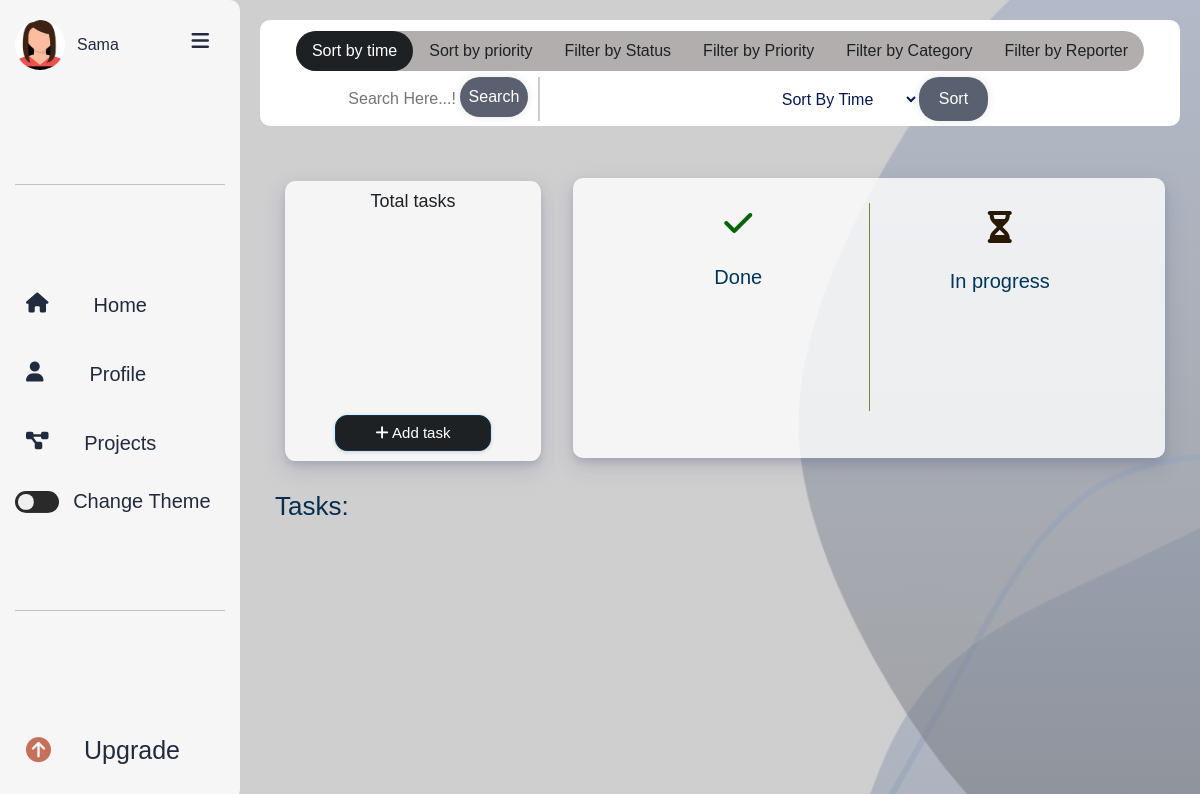
Screenshot of /task-table.php (signed in) with the database file from the repository.
### tables this page shows
CREATE TABLE `user` (
  `user_id` int(11) NOT NULL,
  `user_name` varchar(255) NOT NULL,
  `user_email` varchar(255) NOT NULL,
  `user_phone` varchar(255) NOT NULL,
  `user_password` varchar(255) NOT NULL,
  `avatar_id` int(11) NOT NULL,
  `role_id` int(11) NOT NULL,
  `plan_id` int(11) DEFAULT NULL,
  `gender` varchar(255) NOT NULL
);

CREATE TABLE `avatar` (
  `avatar_id` int(11) NOT NULL,
  `avatar_name` varchar(255) NOT NULL,
  `avatar_image` longtext NOT NULL
);

### task-table.php (the view, shortened to what this page needs)
<?php
include 'connect.php';
?>
<!DOCTYPE html>
<html lang="en">
<head>
  <link rel="stylesheet" href="https://cdnjs.cloudflare.com/ajax/libs/font-awesome/6.5.1/css/all.min.css">
  <link href="https://cdn.jsdelivr.net/npm/bootstrap@5.0.2/dist/css/bootstrap.min.css" rel="stylesheet"
>
  <link rel="stylesheet" href="css/tasks.css">
</head>
<body>
  <div class="table-container">
    <?php include('theside.php'); ?>
    <div class="restTable" id="mainDiv">
      <div class="all-inputs">
        <div class="sort-strap">
          <ul class="nav nav-pills " id="pills-tab" role="tablist">
            <li class="nav-item" role="presentation">
              <button class="nav-link active" id="pills-time-tab" data-bs-toggle="pill" data-bs-target="#pills-time"
                type="button" role="tab" aria-controls="pills-time" aria-selected="true">Sort by time</button>
            </li>
            <li class="nav-item" role="presentation">
              <button class="nav-link" id="pills-priority-tab" data-bs-toggle="pill" data-bs-target="#pills-priority"
                type="button" role="tab" aria-controls="pills-priority" aria-selected="false">Sort by priority </button>
            </li>
            <li class="nav-item" role="presentation">
              <button class="nav-link" id="pills-filter1-tab" data-bs-toggle="pill" data-bs-target="#pills-filter1"
                type="button" role="tab" aria-controls="pills-filter1" aria-selected="false">Filter by Status </button>
            </li>
            <li class="nav-item" role="presentation">
              <button class="nav-link" id="pills-filter2-tab" data-bs-toggle="pill" data-bs-target="#pills-filter2"
                type="button" role="tab" aria-controls="pills-filter2" aria-selected="false">Filter by Priority
              </button>
            </li>
            <li class="nav-item" role="presentation">
              <button class="nav-link" id="pills-filter3-tab" data-bs-toggle="pill" data-bs-target="#pills-filter3"
                type="button" role="tab" aria-controls="pills-filter3" aria-selected="false">Filter by Category
              </button>
            </li>
            <li class="nav-item" role="presentation">
              <button class="nav-link" id="pills-filter4-tab" data-bs-toggle="pill" data-bs-target="#pills-filter4"
                type="button" role="tab" aria-controls="pills-filter4" aria-selected="false">Filter by Reporter</button>
            </li>
          </ul>
          <div class="search-plus">
            <form method="POST">
              <div class="search">
                <input type="text" name="text" placeholder="Search Here...!">
                <button class="go-button" type="submit" name="search">Search</button>
              </div>
            </form>
            <form method="POST">
              <div class="tab-content" id="pills-tabContent">
                <div class="tab-pane fade show active" id="pills-time" role="tabpanel" aria-labelledby="pills-time-tab">
                  <select name="sort_time" id="dropdown" class="sort-dropdown">
                    <option disabled selected value="">Sort By Time</option>
                  </select>
                  <button class="go-button" type="submit" name="sort_submit">Sort</button>
                </div>
              </div>
            </form>
          </div>
        </div>
      </div>
      <div class="first_section">
        <div class="add_task">
          <h2>Total tasks</h2>
          <button class="add_task_btn" onclick="addtask()">
            <a href="#"> <i class="fa-solid fa-plus"></i> Add task</a>
          </button>
        </div>
        <div class="count">
          <div class="done">
            <i class="fa-solid fa-check"></i>
            <h2>Done</h2>
          </div>
          <div class="in_progress">
            <i class="fa-solid fa-hourglass-half"></i>
            <h2>In progress</h2>
          </div>
        </div>
      </div>
      <h2 class="title">Tasks:</h2>
    </div>
  </div>
</body>
</html>

### theside.php (shortened to what this page needs)
<?php
include('connect.php');
if(isset($_SESSION['user_id'])){
$user_id = $_SESSION['user_id'];
$select = "SELECT * FROM `user`JOIN `avatar` ON `user`.`avatar_id`=`avatar`.`avatar_id` WHERE `user_id`='$user_id'";
$run_select = mysqli_query($connect, $select);
$select_plan = "SELECT plan_id FROM user WHERE user_id = $user_id";
$result = mysqli_query($connect, $select_plan);
$fetch_plan = mysqli_fetch_assoc($result);
$plan_id = $fetch_plan['plan_id'];
?>
<!DOCTYPE html>
<html lang="en">
<head>
    <link rel="stylesheet" href="https://cdnjs.cloudflare.com/ajax/libs/font-awesome/6.6.0/css/all.min.css"
 />
    <link rel="stylesheet" href="css/theside.css">
</head>
<body>
    <div class="side-nav-all">
        <div class="my-side-nav" id="sideNav">
            <div class="top">
                <div class="side-acc">
                    <?php foreach ($run_select as $data) { ?>
                        <div class="user-img"><img src="<?php echo 'img/' . $data['avatar_image']; ?>"
                                alt="<?php echo $data['avatar_image']; ?>"></div>
                        <p> <?php echo $data['user_name']; ?> </p>
                    <?php } ?>
                </div>
                <i class="fa-bars fa-solid btn-side btn-lg" id="toggleBtn"></i>
            </div>
            <hr class="break">
            <div class="middle">
                <div class="side-icons">
                    <a href="home.php" class="items">
                        <i class="fa-home fa-solid"></i>
                        <p>Home</p>
                    </a>
                </div>
                <div class="side-icons">
                    <a href="profileU.php" class="items">
                        <i class="fa-solid fa-user"></i>
                        <p>Profile</p>
                    </a>
                </div>
                <div class="side-icons">
                    <a href="projects.php" class="items">
                        <i class="fa-diagram-project fa-solid"></i>
                        <p>Projects</p>
                    </a>
                </div>
                <div class="side-icons ">
                    <input type="checkbox" class="theme-checkbox" id="theme-toggle">
                    <p>Change Theme</p>
                </div>
            </div>
            <hr class="break">
            <div class="logout">
                <?php if (!is_null($plan_id) && $plan_id !== ''): ?>
                    <div class="logout-cont">
                        <a href="upgrade.php">
                            <i class="fa-solid fa-circle-arrow-up"></i>
                            <p>Upgrade</p>
                        </a>
                    </div>
                <?php endif; ?>
            </div>
        </div>
    </div>
</body>
</html>
<?php } ?>

### css/tasks.css (style rules this page uses)
* { padding: 0; margin: 0; box-sizing: border-box; font-family: Arial, Helvetica, sans-serif; }
.add_task { background-color: #ffffffcb !important; display: flex; flex-direction: column; justify-content: center; align-items: center; text-align: center; height: 35vh; width: 32vh; padding: 10px; border-radius: 4%; margin-top: 35px; margin-left: 45px; box-shadow: rgba(37, 44, 97, 0.15) 0 8px 22px 0, rgba(93, 100, 148, 0.2) 0 4px 6px 0; }
.add_task h2 { font-size: 25px; color: #1e2124; }
.add_task_btn { border-radius: 12px; background-color: #1e2124 !important; border: #00355a solid 1px; transition: background-color 0.1s ease-out; box-shadow: rgba(0, 0, 0, 0.16) 0px 1px 4px; padding: 5px 10px; }
.nav-link.active { background-color: #1e2124 !important; }
.add_task_btn a { text-decoration: none; color: #fff; font-size: 15px; padding: 20px 30px !important; }
.first_section { flex-wrap: wrap; display: flex; }
.count { background-color: #ffffffcb !important; height: 35vh; width: 75vh; margin-top: 32px; margin-left: 32px; border-radius: 10px; padding: 45px; font-size: 20px; text-align: center; box-shadow: rgba(37, 44, 97, 0.15) 0 8px 22px 0, rgba(93, 100, 148, 0.2) 0 4px 6px 0; display: flex; justify-content: space-between; }
.done { color: rgb(0, 0, 0); height: 26vh; width: 50%; justify-content: left; margin-top: -20px; border-right: 0.5px solid #7f852f; flex: 1; text-align: center; padding-right: 10px; }
.done i { color: darkgreen; font-size: 48px; }
.in_progress i { color: rgb(40, 25, 0); font-size: 48px; }
.done h2, .in_progress h2 { margin-top: 20px; font-size: 25px; color: #00355a; }
.in_progress { width: 50%; justify-content: right; flex: 1; text-align: center; margin-top: -16px; padding-left: 10px; }
.title { margin-left: 35px; margin-top: 30px; color: #042e50; font-size: 28px; }
@media (max-width: 1240px) { .add_task h2 { font-size: 18px; } }
@media (max-width: 1240px) { .count { height: 35vh; width: 74vh; } }
@media (max-width: 1240px) { .in_progress i, .done i { font-size: 32px; } }
@media (max-width: 1240px) { .in_progress h2, .done h2 { font-size: 20px; } }
@media (max-width: 1240px) { .title { font-size: 26px; } }
.restTable { width: 80%; }
.table-container { width: 100%; display: flex; justify-content: space-between; }
.search { border-right: 2px solid #ccc; display: inline-block; position: relative; }
.search input[type="text"] { width: 200px; padding: 10px; border: none; border-radius: 20px; }
.search button[type="submit"] { background-color: #5A606F; border: none; color: #fff; cursor: pointer; padding: 8px 9px; border-radius: 20px; box-shadow: 0 0 10px rgba(0, 0, 0, 0.1); position: absolute; top: 0; right: 0; transition: 0.9s ease; margin-right: 10px; }
.search-plus { width: 90%; justify-content: space-between; align-items: center; display: flex; }
.all-inputs { background-color: #fff; padding: 5px; flex-direction: column; margin: 20px; border-radius: 10px; display: flex; align-items: center; }
.sort-strap { flex-direction: column; display: flex; align-items: center; }
.sort-strap select { background: none; color: #071952; border: none; }
.nav-pills { background-color: #aba6a6e8; display: flex; border-radius: 35px; width: 100%; margin: 6px 0px; }
.nav-pills .nav-link { color: #1e2124; border-radius: 10.25rem; }
.nav-pills button { width: 100%; }
.tab-content { display: flex; justify-content: space-between; align-items: center; }
.tab-content > .active { display: flex; }

### rows the page displays
user: avatar.avatar_image (picture), user_name "Sama"
